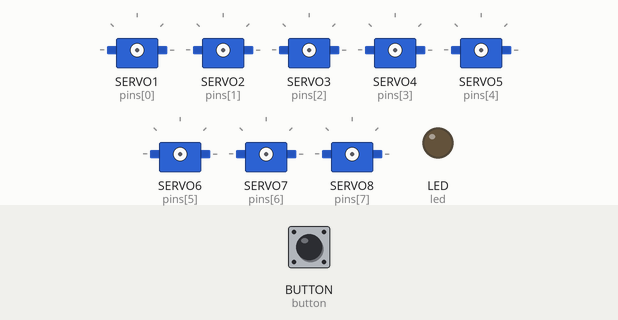
A program run on a simulated CircuitPython board. Parts: 8 × servo, output pins drawn as LEDs (lit = HIGH). Inputs (shaded band) come from the test bench; at power-on: BUTTON (button) HIGH. Pins used as bus, display or sensor lines are not drawn; what the program prints to the serial console is not drawn.

Above: at 0.1 s.
At 9.1 s:
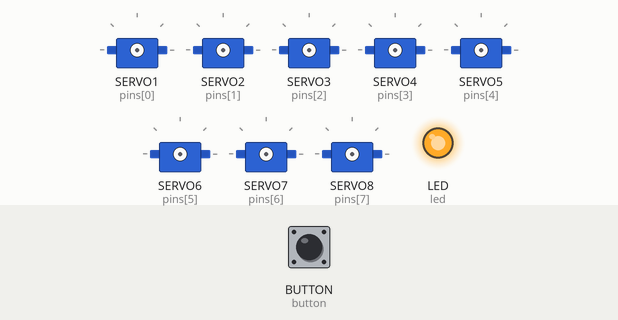
Timing chart, 0 to 37.1 s (numbered marks = the images above):
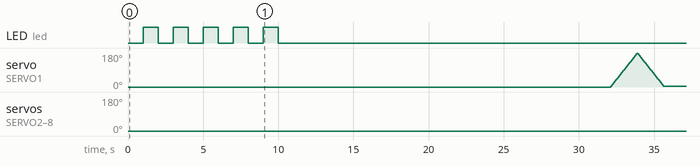

The program:

tests.py
```python
# CircuitPython Test for Robotics Masters Robo HAT MM1
#
# Notes:
#   This is to be run using CircuitPython 4.1
#
#
#   Date:  11-07-2019
#

import board
from digitalio import DigitalInOut, Direction, Pull
from pulseio import PWMOut
from adafruit_motor import servo
from busio import I2C
from time import sleep


##
##  This is a testing script for testing all functionality of
##   the Robo HAT MM1.  Follow the on-screen instructions to
##   test outputs and components.
##

### LED Test
print("[INFO] START - LED Test")

# setup LED
led = DigitalInOut(board.LED)
led.direction = Direction.OUTPUT

print("LED has been initialised.  It will flash FIVE times over a 10 second period.  Starting immediately.")

sleep(1)

# test LED
num_tests = 5
while (num_tests > 0):
    led.value = True
    sleep(1)
    led.value = False
    sleep(1)
    num_tests = num_tests - 1

print("[INFO] END - LED Test")


# test BUTTON
print("[INFO] START - BUTTON Test")

button = DigitalInOut(board.BUTTON)
button.direction = Direction.INPUT
button.pull = Pull.UP

print("BUTTON has been initialised.  Press it and see the LED flash over period of FIVE seconds.  Starting immediately.")

sleep(1)

num_tests = 500
while (num_tests > 0):
    if button.value:
        led.value = False
    else:
        led.value = True

    sleep(0.01)
    num_tests = num_tests - 1

print("[INFO] END - BUTTON Test")


### i2c Test
print("[INFO] BEGIN - I2C Tests")

# setup i2c
i2c = I2C(board.SCL, board.SDA)

print("A list of all connected I2C devices will appear below.  This test will run THREE times.")

# test i2c (3 passes)
index = 3
while (index > 0):
    while not i2c.try_lock():
        pass

    [print(hex(x)) for x in i2c.scan()]

    i2c.unlock()

    sleep(3)
    index = index - 1

print("[INFO] END - I2C Test")

### SERVO Test
print("[INFO] START - SERVO Test")

print("Initialising all servo Pins.  There could be errors at this stage relating to timers.  Swap pins to remove errors and note in documentation.")

pins = [board.SERVO1, board.SERVO2, board.SERVO3, board.SERVO4,
        board.SERVO5, board.SERVO6, board.SERVO7, board.SERVO8]
servos = []

# set up servos
for pin in pins:
    print("[LOOP] Initialising...{0}".format(pin))
    pwm = PWMOut(pin, duty_cycle=2 ** 15, frequency=50)
    servos.append(servo.Servo(pwm))

print("[INFO] Finished setting up all servo pins, without issue.")

print("Now we will test each servo pin.  Attach a servo to SERVO1 for the first test.  As prompted each time, move the servo to the next pin for each test.")
print("The servo will sweep all the way to one end, and then back.  At which time, the test will be over and you must move the servo to the next pin.")

print("Testing will begin in 5 seconds.")
sleep(6)

for servo in servos:
    for angle in range(0, 180, 5):  # 0 - 180 degrees, 5 degrees at a time.
        servo.angle = angle
        sleep(0.05)
    for angle in range(180, 0, -5): # 180 - 0 degrees, 5 degrees at a time.
        servo.angle = angle
        sleep(0.05)

    print("[INFO] - waiting 8 seconds")
    print("[WARN] == connect next servo to SERVOn pin next test ==")
    sleep(8)
    print("[INFO] - starting in 1 second")
    sleep(1)


print("[INFO] END - SERVO Test")
```

Measured:
- by itself, LED (led): alternates HIGH for 1.0 s and LOW for 1.0 s, 10 changes in all, then stays LOW
- by itself, servo on SERVO1 (pins[0]): rises from 0° to 180° in 1.8 s, then falls to 5° in 1.8 s
